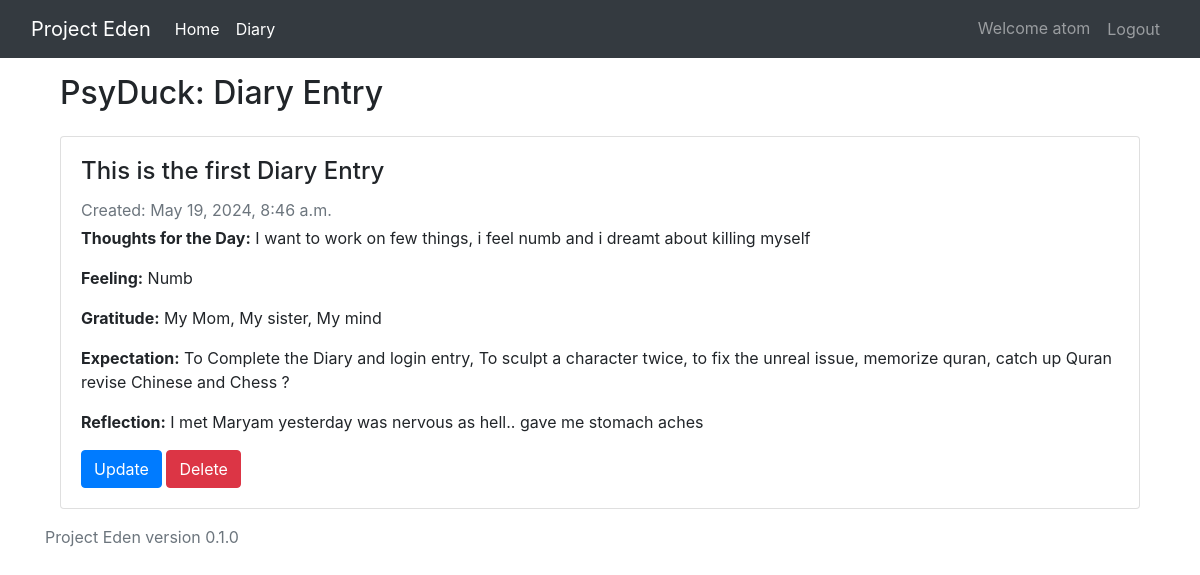
Page /diary/1/ (signed in) on the committed database.
### Haven/models.py (models this page shows, shortened)
class Diary(models.Model):
    Feelings_CHOICES = [
        ('anger', "Anger"),
        ('frustrated', "Frustrated"),
        ('happy', "Happy"),
        ('calm', "Calm"),
        ('numb', "Numb"),
        ('sad', "Sad"),
        ('excited', "Excited")
    ]
    Privacy_Choise = [
        ('public', "Public"),
        ('private', 'Private')
    ]
    user = models.ForeignKey(User, on_delete=models.CASCADE)
    title = models.CharField(max_length=200)
    thoughts_for_the_day = models.TextField()
    expectation = models.TextField()
    reflection = models.TextField()
    feeling = models.CharField(max_length=10, choices=Feelings_CHOICES)
    privacy = models.CharField(max_length=10, choices=Privacy_Choise, default='Private')
    gratitude = models.TextField()
    created_at = models.DateTimeField(auto_now_add=True)

### Haven/views.py (the view)
# urls.py: path('diary/<int:pk>/', DiaryDetailView.as_view(), name='diary_detail'),
@method_decorator(login_required, name='dispatch')
class DiaryDetailView(DetailView):
    model = Diary
    template_name = "diary_detail.html"

### Haven/templates/diary_detail.html
{% extends "base.html" %}
{% block content %}
<div class="container mt-3">
    <h2 class="mb-4">PsyDuck: Diary Entry</h2>
    <div class="card">
        <div class="card-body">
            <h4 class="card-title">{{ object.title }}</h4>
            <p class="card-text text-muted mb-1">Created: {{ object.created_at }}</p>
            <p class="card-text"><strong>Thoughts for the Day:</strong> {{ object.thoughts_for_the_day }}</p>
            <p class="card-text"><strong>Feeling:</strong> {{ object.get_feeling_display }}</p>
            <p class="card-text"><strong>Gratitude:</strong> {{ object.gratitude }}</p>
            <p class="card-text"><strong>Expectation:</strong> {{ object.expectation }}</p>
            <p class="card-text"><strong>Reflection:</strong> {{ object.reflection }}</p>
            {% if user.is_authenticated and object.user == user %}
            <div class="mt-3">
                <a href="{% url 'diary_update' object.id %}" class="btn btn-primary me-2">Update</a>
                <a href="{% url 'diary_delete' object.id %}" class="btn btn-danger">Delete</a>
            </div>
            {% endif %}
        </div>
    </div>
</div>
{% endblock content %}

### Haven/templates/base.html (shortened to what this page needs)
{% load static %}
<!doctype html>
<html lang="en">
  <head>
    <link rel="stylesheet" href="https://cdn.jsdelivr.net/npm/bootstrap@4.0.0/dist/css/bootstrap.min.css">
  </head>
  <body>
    <header>
        <nav class="navbar navbar-expand-lg navbar-dark bg-dark">
            <div class="container-fluid">
                <a class="navbar-brand" href="#">Project Eden</a>
                <div class="collapse navbar-collapse" id="navbarNav">
                  <ul class="navbar-nav">
                    <li class="nav-item">
                      <a class="nav-link active" aria-current="page" href="{% url 'home'%}">Home</a>
                    </li>
                    {% if user.is_authenticated %}
                    <li class="nav-item">
                        <a class="nav-link active" aria-current="page" href="{% url 'diary_list'%}">Diary</a>
                    </li>
                    {% endif %}
                    <ul>
                    </div>
                    <div class="navbar-nav">
                        {% if user.is_authenticated %}
                            <a class="nav-item nav-link" href="">Welcome {{user.username}}</a>
                        <form action="{% url 'logout' %}" method="post" class="nav-item">
                            <button type="submit" class="btn btn-link nav-link">Logout</button>
                        </form>
                        {% else %}
                            <a class="nav-item nav-link" href="{% url 'login'%}">Login</a>
                            <a class="nav-item nav-link" href="{% url 'register'%}">Register</a>
                        {% endif %}
                    </div>
                </div>
        </nav>
    </header>
    <div class="container">
        {% block content %} {% endblock content %}
    </div>
    <footer class="footer mt-auto py-3">
        <div class="container">
          <span class="text-muted">Project Eden version 0.1.0</span>
        </div>
      </footer>
  </body>
</html>

### rows in the picture
Diary: title "This is the first Diary Entry", created_at "May 19, 2024, 8:46 a.m.", thoughts_for_the_day "I want to work on few things, i feel numb and i dreamt about killing myself", feeling "Numb", gratitude "My Mom, My sister, My mind", expectation "To Complete the Diary and login entry, To sculpt a character twice, to fix the unreal issue, memorize quran, catch up Quran revise Chinese and Chess ?", reflection "I met Maryam yesterday was nervous as hell.. gave me stomach aches"

### other values in the picture
{{ user.username }} "atom"
